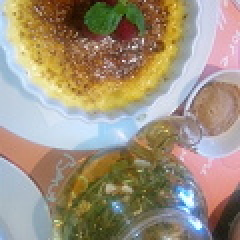
#> input picture 07-03.Image_Analysis/image/cake/104346269_thumb.jpg, 120 x 120 px (shown 2 times larger); its folder holds 3 pictures in this run
$ python dessert_make_numpydata.py
#> lines starting #> are read from the running program, lines starting #| are printed output that depends on the picture
# 분류한 이미지를 학습 데이터로 읽어 들일 수 있도록 Numpy로 변환
from sklearn import model_selection
from sklearn.model_selection import train_test_split
from PIL import Image
import os, glob
import numpy as np
# 분류 대상 카테고리 지정
root_dir = "./image/"
categories = ["cake", "drink", "ice", "fruits"]
nb_classes = len(categories)
image_size = 50
# 폴더마다의 이미지 데이터 읽기
X = [] # 이미지 데이터
Y = [] # 레이블 데이터
for idx, cat in enumerate(categories):
    image_dir = root_dir + "/" + cat
    files = glob.glob(image_dir + "/*.jpg")
    print("---", cat, "처리 중")
    for i, f in enumerate(files):
        img = Image.open(f)
#> img is the input picture: PIL image 120x120 RGB; mean R, G, B 159.2, 145.6, 125.9
        img = img.convert("RGB") # 색상 모드 변경
        img = img.resize((image_size, image_size)) # 이미지 크기 변경
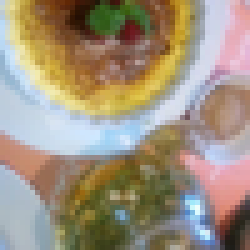
#> img: PIL image 50x50 RGB (shown 5 times larger); mean R, G, B 159.2, 145.6, 125.9
        data = np.asarray(img)
        X.append(data)
        Y.append(idx)
X = np.array(X)
Y = np.array(Y)

X_train, X_test, y_train, y_test = \
    train_test_split(X, Y)
xy = (X_train, X_test, y_train, y_test)
#> (the run stopped early here; a loop or call above may not have finished)
